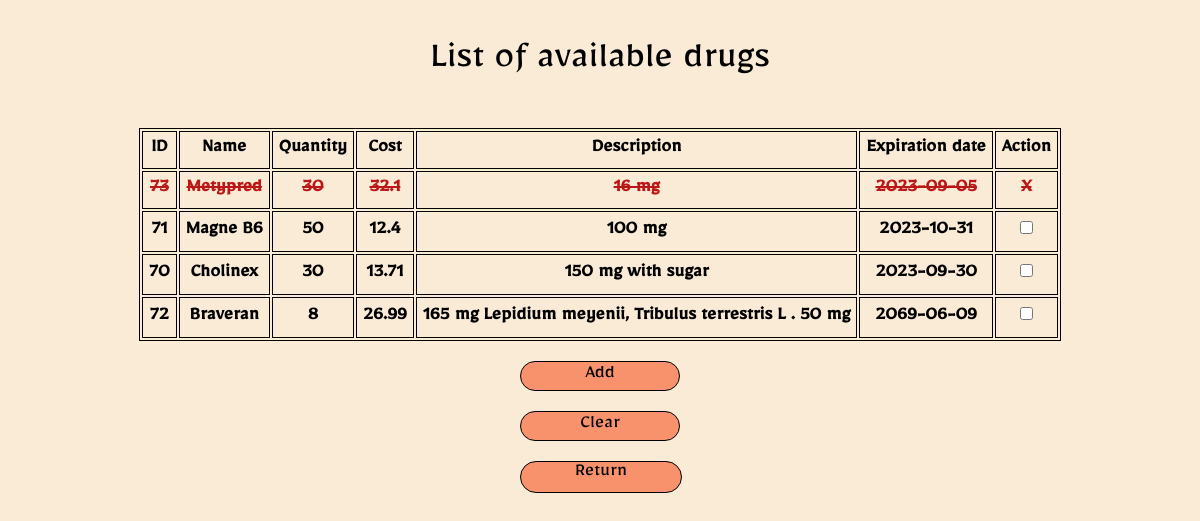
/script/php/order_drugs.php (signed in), run on the app's committed database.
### tables this page shows
CREATE TABLE `apteczka_drugs` (
  `drug_id` int(10) UNSIGNED NOT NULL,
  `drug_name` varchar(100) NOT NULL,
  `drug_date` date NOT NULL,
  `drug_count` int(10) UNSIGNED NOT NULL,
  `drug_cost` float NOT NULL,
  `drug_description` varchar(500) NOT NULL
);

### script/php/order_drugs.php (the view, shortened to what this page needs)
<!DOCTYPE html>
<html lang="en">
<head>
    <link rel="stylesheet" href="../../css/order.css">
    <link rel="stylesheet" href="../../css/template.css">
</head>
<body>
<div id="head">
        <p>List of available drugs</p>
    </div>
    <form method='post' action="<?php echo htmlspecialchars($_SERVER["PHP_SELF"]);?>">
        <table>
            <tr>
                <th>ID</th>
                <th>Name</th>
                <th>Quantity</th>
                <th>Cost</th>
                <th>Description</th>
                <th>Expiration date</th>
                <th>Action</th>
            </tr>
            <?php
                $conn = new mysqli($_SESSION['server_name'], $_SESSION['user_name'],$_SESSION['password'], $_SESSION['db_name']);
                $sql = "SELECT * FROM apteczka_drugs";
                if($res = $conn -> query($sql)){
                    while($row = $res -> fetch_array(MYSQLI_ASSOC)){
                        if($row['drug_date'] < date("Y-m-d"))
                            echo "<tr style='text-decoration: line-through; color : rgb(187, 23, 23);'>";
                        else
                            echo "<tr>";
                            echo "
                                <th>".$row['drug_id']."</th>
                                <th>".$row['drug_name']."</th>
                                <th>".$row['drug_count']."</th>
                                <th>".$row['drug_cost']."</th>
                                <th>".$row['drug_description']."</th>
                                <th>".$row['drug_date']."</th>";
                        if($row['drug_date'] < date("Y-m-d"))
                            echo "<th> X </th>";
                        else
                            echo "<th>
                                    <input type='checkbox' name='drugs[]' value='".$row['drug_id']."'>
                                </th>";
                            echo "</tr>";
                        }
                }
            ?>
        </table>
        <input class="bt" type="submit" value="Add">
        <input class="bt" type="reset" value="Clear">
    </form>
    <a href="logged.php">
        <div class="outer_bt">
            <div class="bt">
                <p style="margin: auto;">Return</p>
            </div>
        </div>
    </a>
</body>
</html>

### css/order.css (style rules this page uses)
a { display: block; width: 160px; text-decoration: none; margin: auto; }
.bt { font-family: Mirza; width: 160px; height: 30px; font-size: 20px; margin: auto auto 20px auto; text-align: center; color: black; border: 1px solid black; border-radius: 50px; background-color: rgb(248, 146, 109); vertical-align: middle; display: list-item; list-style: none; transition: background .2s ease-in-out; }
.outer_bt { margin: auto auto 14px auto; width: 162px; }
table { margin: auto auto 20px auto; border: 1px solid black; font-size: 20px; }
th { border: 1px solid black; padding: 6px; }

### css/template.css (style rules this page uses)
html,body { width: 100%; background-color: antiquewhite; font-family: Mirza; margin:0; -webkit-touch-callout: none; -webkit-user-select: none; -khtml-user-select: none; -moz-user-select: none; -ms-user-select: none; user-select: none; }
#head { width: 100%; font-size: 40px; text-align: center; }

### data on the page
apteczka_drugs: drug_id "73", drug_name "Metypred", drug_count "30", drug_cost "32.1", drug_description "16 mg", drug_date "2023-09-05", shows "X"
apteczka_drugs: drug_id "71", drug_name "Magne B6", drug_count "50", drug_cost "12.4", drug_description "100 mg", drug_date "2023-10-31"
apteczka_drugs: drug_id "70", drug_name "Cholinex", drug_count "30", drug_cost "13.71", drug_description "150 mg with sugar", drug_date "2023-09-30"
apteczka_drugs: drug_id "72", drug_name "Braveran", drug_count "8", drug_cost "26.99", drug_description "165 mg Lepidium meyenii, Tribulus terrestris L . 50 mg", drug_date "2069-06-09"
